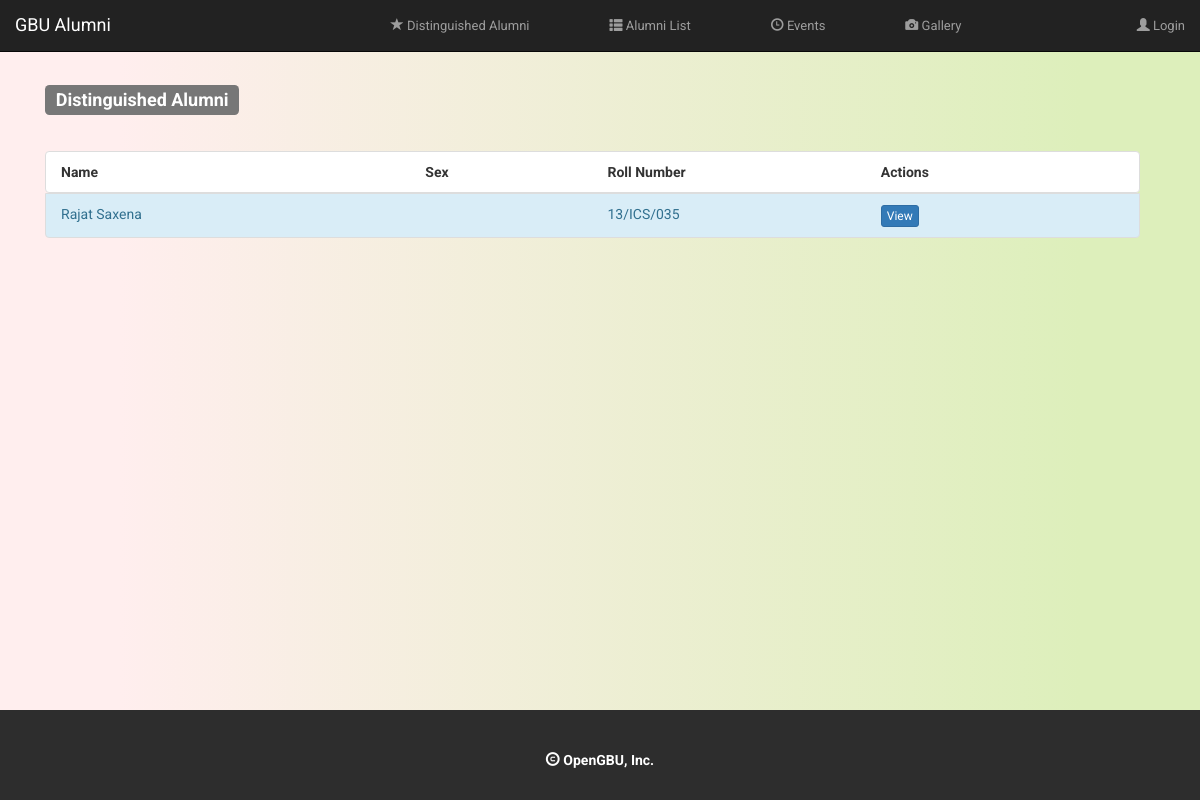
/alumni/alumni_list/distinguished, run on an earlier commit of the app's database.
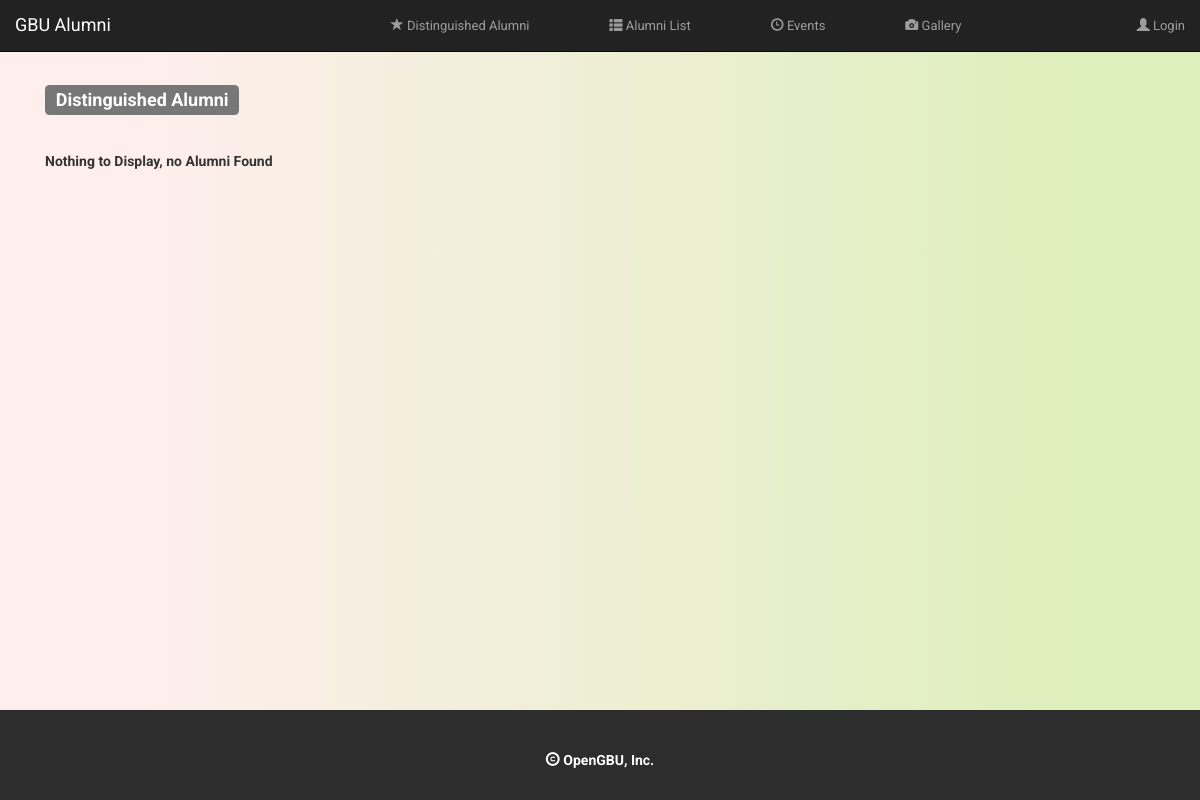
And on a later commit of the database.
### tables this page shows
CREATE TABLE IF NOT EXISTS `users` (
  `user_id` int(11) NOT NULL AUTO_INCREMENT,
  `username` varchar(25) NOT NULL,
  `password` varchar(200) NOT NULL,
  `type` varchar(40) NOT NULL,
  `email` varchar(50) NOT NULL,
  `active` int(11) NOT NULL DEFAULT '0',
  `profile_picture` varchar(50) NOT NULL,
  `full_name` varchar(40) NOT NULL,
  `roll_number` varchar(10) NOT NULL,
  `phone_number` varchar(15) NOT NULL,
  `confirmation_link` varchar(36) NOT NULL,
  `dob` varchar(100) NOT NULL,
  `address` text NOT NULL,
  `gender` varchar(100) NOT NULL,
  `marital_status` varchar(100) NOT NULL,
  `distinguished` int(11) NOT NULL,
  PRIMARY KEY (`user_id`)
);

### application/controllers/Alumni.php (called while the page is built, shortened)
<?php
class Alumni extends CI_Controller {
    public function alumni_list($dist) {
        $data['special'] = $dist;
        $this->load->view('pages/common/link');
        $this->load->view('pages/common/header');
        $this->load->view('pages/alumni/all_alumni', $data);
        $this->load->view('pages/common/footer');
    }
}

### index.php (called while the page is built, shortened)
<?php
require_once BASEPATH.'core/CodeIgniter.php';

### application/views/pages/alumni/all_alumni.php (the view, shortened to what this page needs)
<div class="container">
<div class ="col-sm-12" style="padding-top:50px; padding-bottom:50px;">
    <h3><span class="label label-default"><?=ucfirst($special);?> Alumni</span></h3>
	<br/><br/>
    <?php
	if($special=='all')
	{
		$select_rows = $this->db->query("select full_name, roll_number, users.user_id, gender from users;");
    }
	else if($special=='distinguished')
	{
		$select_rows = $this->db->query("select full_name, roll_number, users.user_id, gender from users where distinguished = '1';");
	}
    if ($select_rows->num_rows() > 0) {
        ?>
        <ul class="nav nav-list col-sm-12" id = "record_list">
            <b>
                <li class="list-group-item">
                    <div class="row">
                        <div class="col-sm-4">
                            Name
                        </div>
                        <div class="col-sm-2">
                            Sex
                        </div>
                        <div class="col-sm-3">
                            Roll Number
                        </div>
                        <div class="col-sm-3">
                            Actions
                        </div>
                    </div>
                </li>
            </b>
            <?php
			$count=0;
            foreach ($select_rows->result() as $row) {
                $count++;
				if($count%2==0)
				{
					$color='default';
				}
				else
				{
					$color='info';
				}
				?>
                <li class="list-group-item list-group-item-<?=$color?>">
                    <div class="row">
                        <div class="col-sm-4">
                            <?= $row->full_name ?>
                        </div>
                        <div class="col-sm-2">
                        </div>
                        <div class="col-sm-3">
                            <?= $row->roll_number ?>
                        </div>
                        <div class="col-sm-3">
                            <a href="<?= site_url('alumni_profile/load_profile?user_id=' . $row->user_id) ?>" class="btn btn-xs btn-primary">View</a>
                        </div>
                    </div>
                </li>
                <?php
            }
            ?>
        </ul>
        <?php
    } else {
        echo "<b>Nothing to Display, no Alumni Found</b>";
    }
    ?>
</div>
</div>

What changed in the data, as far as the page shows it:
no longer on this page (row edited): users: full_name "Rajat Saxena", roll_number "13/ICS/035"
Also different on the page:
text no longer shown: "Name Sex Roll Number Actions"
text now shown: "Nothing to Display, no Alumni Found"
